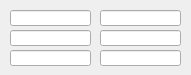
<?xml version="1.0" encoding="UTF-8"?>
<ui version="4.0">
 <class>MainWindow</class>
 <widget class="QMainWindow" name="MainWindow">
  <property name="geometry">
   <rect>
    <x>0</x>
    <y>0</y>
    <width>191</width>
    <height>75</height>
   </rect>
  </property>
  <property name="sizePolicy">
   <sizepolicy hsizetype="Fixed" vsizetype="Fixed">
    <horstretch>0</horstretch>
    <verstretch>0</verstretch>
   </sizepolicy>
  </property>
  <property name="windowTitle">
   <string>MainWindow</string>
  </property>
  <widget class="QWidget" name="centralwidget">
   <property name="sizePolicy">
    <sizepolicy hsizetype="Fixed" vsizetype="Fixed">
     <horstretch>0</horstretch>
     <verstretch>0</verstretch>
    </sizepolicy>
   </property>
   <widget class="caLineEdit" name="calineedit">
    <property name="geometry">
     <rect>
      <x>10</x>
      <y>10</y>
      <width>81</width>
      <height>16</height>
     </rect>
    </property>
    <property name="sizePolicy">
     <sizepolicy hsizetype="Fixed" vsizetype="Fixed">
      <horstretch>0</horstretch>
      <verstretch>0</verstretch>
     </sizepolicy>
    </property>
    <property name="channel" stdset="0">
     <string notr="true">$(DEVICE)</string>
    </property>
    <property name="colorMode">
     <enum>caLineEdit::Default</enum>
    </property>
    <property name="framePresent" stdset="0">
     <bool>true</bool>
    </property>
    <property name="frameLineWidth" stdset="0">
     <number>1</number>
    </property>
    <property name="fontScaleMode" stdset="0">
     <enum>caLineEdit::WidthAndHeight</enum>
    </property>
   </widget>
   <widget class="caLineEdit" name="calineedit_2">
    <property name="geometry">
     <rect>
      <x>100</x>
      <y>10</y>
      <width>81</width>
      <height>16</height>
     </rect>
    </property>
    <property name="sizePolicy">
     <sizepolicy hsizetype="Fixed" vsizetype="Fixed">
      <horstretch>0</horstretch>
      <verstretch>0</verstretch>
     </sizepolicy>
    </property>
    <property name="channel" stdset="0">
     <string notr="true">ACM:COUNT:1</string>
    </property>
    <property name="colorMode">
     <enum>caLineEdit::Default</enum>
    </property>
    <property name="framePresent" stdset="0">
     <bool>true</bool>
    </property>
    <property name="frameLineWidth" stdset="0">
     <number>1</number>
    </property>
    <property name="fontScaleMode" stdset="0">
     <enum>caLineEdit::WidthAndHeight</enum>
    </property>
   </widget>
   <widget class="caLineEdit" name="calineedit_3">
    <property name="geometry">
     <rect>
      <x>10</x>
      <y>30</y>
      <width>81</width>
      <height>16</height>
     </rect>
    </property>
    <property name="sizePolicy">
     <sizepolicy hsizetype="Fixed" vsizetype="Fixed">
      <horstretch>0</horstretch>
      <verstretch>0</verstretch>
     </sizepolicy>
    </property>
    <property name="channel" stdset="0">
     <string notr="true">ACM:COUNT:1</string>
    </property>
    <property name="colorMode">
     <enum>caLineEdit::Default</enum>
    </property>
    <property name="framePresent" stdset="0">
     <bool>true</bool>
    </property>
    <property name="frameLineWidth" stdset="0">
     <number>1</number>
    </property>
    <property name="fontScaleMode" stdset="0">
     <enum>caLineEdit::WidthAndHeight</enum>
    </property>
   </widget>
   <widget class="caLineEdit" name="calineedit_4">
    <property name="geometry">
     <rect>
      <x>100</x>
      <y>30</y>
      <width>81</width>
      <height>16</height>
     </rect>
    </property>
    <property name="sizePolicy">
     <sizepolicy hsizetype="Fixed" vsizetype="Fixed">
      <horstretch>0</horstretch>
      <verstretch>0</verstretch>
     </sizepolicy>
    </property>
    <property name="channel" stdset="0">
     <string notr="true">ACM:COUNT:1</string>
    </property>
    <property name="colorMode">
     <enum>caLineEdit::Default</enum>
    </property>
    <property name="framePresent" stdset="0">
     <bool>true</bool>
    </property>
    <property name="frameLineWidth" stdset="0">
     <number>1</number>
    </property>
    <property name="fontScaleMode" stdset="0">
     <enum>caLineEdit::WidthAndHeight</enum>
    </property>
   </widget>
   <widget class="caLineEdit" name="calineedit_5">
    <property name="geometry">
     <rect>
      <x>10</x>
      <y>50</y>
      <width>81</width>
      <height>16</height>
     </rect>
    </property>
    <property name="sizePolicy">
     <sizepolicy hsizetype="Fixed" vsizetype="Fixed">
      <horstretch>0</horstretch>
      <verstretch>0</verstretch>
     </sizepolicy>
    </property>
    <property name="channel" stdset="0">
     <string notr="true">ACM:COUNT:1</string>
    </property>
    <property name="colorMode">
     <enum>caLineEdit::Default</enum>
    </property>
    <property name="framePresent" stdset="0">
     <bool>true</bool>
    </property>
    <property name="frameLineWidth" stdset="0">
     <number>1</number>
    </property>
    <property name="fontScaleMode" stdset="0">
     <enum>caLineEdit::WidthAndHeight</enum>
    </property>
   </widget>
   <widget class="caLineEdit" name="calineedit_6">
    <property name="geometry">
     <rect>
      <x>100</x>
      <y>50</y>
      <width>81</width>
      <height>16</height>
     </rect>
    </property>
    <property name="sizePolicy">
     <sizepolicy hsizetype="Fixed" vsizetype="Fixed">
      <horstretch>0</horstretch>
      <verstretch>0</verstretch>
     </sizepolicy>
    </property>
    <property name="channel" stdset="0">
     <string notr="true">ACM:COUNT:1</string>
    </property>
    <property name="colorMode">
     <enum>caLineEdit::Default</enum>
    </property>
    <property name="framePresent" stdset="0">
     <bool>true</bool>
    </property>
    <property name="frameLineWidth" stdset="0">
     <number>1</number>
    </property>
    <property name="fontScaleMode" stdset="0">
     <enum>caLineEdit::WidthAndHeight</enum>
    </property>
   </widget>
  </widget>
 </widget>
 <customwidgets>
  <customwidget>
   <class>caLineEdit</class>
   <extends>QLineEdit</extends>
   <header>caLineEdit</header>
  </customwidget>
 </customwidgets>
 <resources/>
 <connections/>
</ui>
